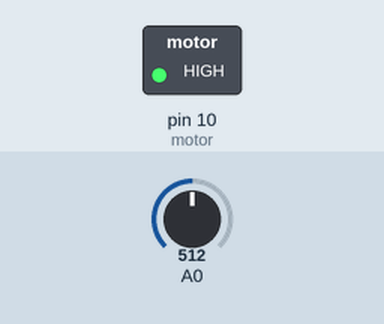
Simulated run of this sketch. Board: Arduino Uno, built with avr-gcc and run on an emulated ATmega328P. On the bench: switched loads named in the sketch (green lamp = pin HIGH). Inputs (shaded band) come from the test bench; at power-on: A0 = 512.

Above: at 1.2 s.
1.3 s: A0 set to 193
2.8 s: A0 set to 169
At 3.6 s:
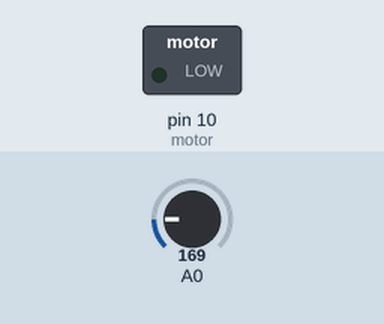
4.3 s: A0 set to 306
At 4.8 s:
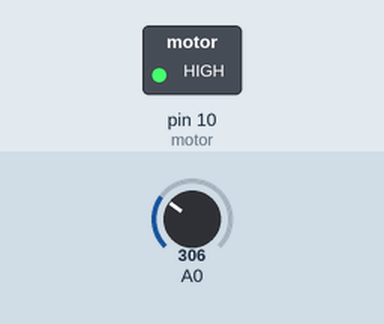
5.8 s: A0 set to 122
At 7.1 s:
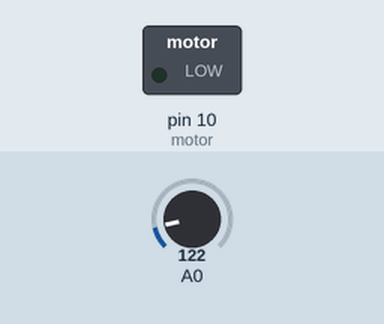
Timing chart, 0 to 8.3 s (numbered marks = the images above; inputs shaded):
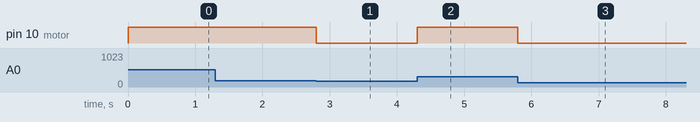

Measured:
- the behaviour switches between 180 and 179 on A0 (found by bisection; images 0 and 1)
- after the input at 1.3 s, every drawn part: stays the same
- after the input at 2.8 s, pin 10 (motor): HIGH → LOW at once
- after the input at 4.3 s, pin 10 (motor): LOW → HIGH at once
- after the input at 5.8 s, pin 10 (motor): HIGH → LOW at once

The sketch:

Bai13_Motor_TMP36.ino
```cpp
#define motor 10
void setup() {
  pinMode(A0,INPUT);
  pinMode(motor,OUTPUT);
  Serial.begin(9600);
}

void loop() {
  int gt = analogRead(A0);
  int nhietdo = map(gt,20,358,-40,125);

  if(nhietdo > 37)
  {
    digitalWrite(motor,HIGH);
  }
  else
  {
    digitalWrite(motor,LOW);
  }
}
```
